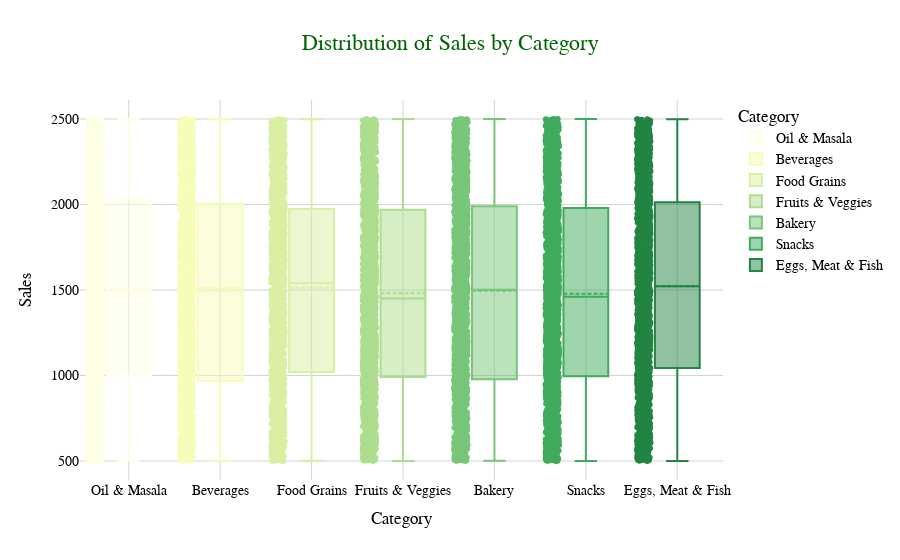

Notebook code for this chart:
### Code cell
import plotly.express as px

# Create a box plot of Sales distribution by Category with hover details
fig = px.box(
    df,
    x='Category',
    y='Sales',
    color='Category',
    color_discrete_sequence=px.colors.sequential.YlGn,
    title="Distribution of Sales by Category",
    points="all"  # Show individual data points
)

# Customize hover template to include Count, Median, and Mean
fig.update_traces(
    hovertemplate=(
        "<b>Category:</b> %{x}<br>"
        "<b>Sales:</b> %{y}<br>"
        "<extra></extra>"
    ),
    boxmean=True  # Show mean line inside box
)

# Update layout for a white dashboard style
fig.update_layout(
    plot_bgcolor='white',
    paper_bgcolor='white',
    font=dict(size=14, family="Arial", color="black"),
    xaxis=dict(showgrid=True, gridcolor='lightgrey', title="Category"),
    yaxis=dict(showgrid=True, gridcolor='lightgrey', title="Sales"),
    title=dict(x=0.5, xanchor='center', font=dict(size=22, color='darkgreen'))
)

fig.show()

### Figure 1 — Plotly figure (JSON) as saved in the notebook; plotly's stock layout.template omitted (floating-point values rounded to 4 significant figures; data arrays with more than 128 entries replaced by an {"elided": "..."} marker saying what was removed)
{"data": [{"alignmentgroup": "True", "boxmean": true, "boxpoints": "all", "hovertemplate": "<b>Category:</b> %{x}<br><b>Sales:</b> %{y}<br><extra></extra>", "legendgroup": "Oil & Masala", "marker": {"color": "rgb(255,255,229)"}, "name": "Oil & Masala", "notched": false, "offsetgroup": "Oil & Masala", "orientation": "v", "showlegend": true, "type": "box", "x": {"elided": "1361 str values"}, "x0": " ", "xaxis": "x", "y": {"elided": "1361 int values"}, "y0": " ", "yaxis": "y"}, {"alignmentgroup": "True", "boxmean": true, "boxpoints": "all", "hovertemplate": "<b>Category:</b> %{x}<br><b>Sales:</b> %{y}<br><extra></extra>", "legendgroup": "Beverages", "marker": {"color": "rgb(247,252,185)"}, "name": "Beverages", "notched": false, "offsetgroup": "Beverages", "orientation": "v", "showlegend": true, "type": "box", "x": {"elided": "1400 str values"}, "x0": " ", "xaxis": "x", "y": {"elided": "1400 int values"}, "y0": " ", "yaxis": "y"}, {"alignmentgroup": "True", "boxmean": true, "boxpoints": "all", "hovertemplate": "<b>Category:</b> %{x}<br><b>Sales:</b> %{y}<br><extra></extra>", "legendgroup": "Food Grains", "marker": {"color": "rgb(217,240,163)"}, "name": "Food Grains", "notched": false, "offsetgroup": "Food Grains", "orientation": "v", "showlegend": true, "type": "box", "x": {"elided": "1398 str values"}, "x0": " ", "xaxis": "x", "y": {"elided": "1398 int values"}, "y0": " ", "yaxis": "y"}, {"alignmentgroup": "True", "boxmean": true, "boxpoints": "all", "hovertemplate": "<b>Category:</b> %{x}<br><b>Sales:</b> %{y}<br><extra></extra>", "legendgroup": "Fruits & Veggies", "marker": {"color": "rgb(173,221,142)"}, "name": "Fruits & Veggies", "notched": false, "offsetgroup": "Fruits & Veggies", "orientation": "v", "showlegend": true, "type": "box", "x": {"elided": "1418 str values"}, "x0": " ", "xaxis": "x", "y": {"elided": "1418 int values"}, "y0": " ", "yaxis": "y"}, {"alignmentgroup": "True", "boxmean": true, "boxpoints": "all", "hovertemplate": "<b>Category:</b> %{x}<br><b>Sales:</b> %{y}<br><extra></extra>", "legendgroup": "Bakery", "marker": {"color": "rgb(120,198,121)"}, "name": "Bakery", "notched": false, "offsetgroup": "Bakery", "orientation": "v", "showlegend": true, "type": "box", "x": {"elided": "1413 str values"}, "x0": " ", "xaxis": "x", "y": {"elided": "1413 int values"}, "y0": " ", "yaxis": "y"}, {"alignmentgroup": "True", "boxmean": true, "boxpoints": "all", "hovertemplate": "<b>Category:</b> %{x}<br><b>Sales:</b> %{y}<br><extra></extra>", "legendgroup": "Snacks", "marker": {"color": "rgb(65,171,93)"}, "name": "Snacks", "notched": false, "offsetgroup": "Snacks", "orientation": "v", "showlegend": true, "type": "box", "x": {"elided": "1514 str values"}, "x0": " ", "xaxis": "x", "y": {"elided": "1514 int values"}, "y0": " ", "yaxis": "y"}, {"alignmentgroup": "True", "boxmean": true, "boxpoints": "all", "hovertemplate": "<b>Category:</b> %{x}<br><b>Sales:</b> %{y}<br><extra></extra>", "legendgroup": "Eggs, Meat & Fish", "marker": {"color": "rgb(35,132,67)"}, "name": "Eggs, Meat & Fish", "notched": false, "offsetgroup": "Eggs, Meat & Fish", "orientation": "v", "showlegend": true, "type": "box", "x": {"elided": "1490 str values"}, "x0": " ", "xaxis": "x", "y": {"elided": "1490 int values"}, "y0": " ", "yaxis": "y"}], "layout": {"boxmode": "overlay", "font": {"color": "black", "family": "Arial", "size": 14}, "legend": {"title": {"text": "Category"}, "tracegroupgap": 0}, "paper_bgcolor": "white", "plot_bgcolor": "white", "title": {"font": {"color": "darkgreen", "size": 22}, "text": "Distribution of Sales by Category", "x": 0.5, "xanchor": "center"}, "xaxis": {"anchor": "y", "categoryarray": ["Oil & Masala", "Beverages", "Food Grains", "Fruits & Veggies", "Bakery", "Snacks", "Eggs, Meat & Fish"], "categoryorder": "array", "domain": [0, 1], "gridcolor": "lightgrey", "showgrid": true, "title": {"text": "Category"}}, "yaxis": {"anchor": "x", "domain": [0, 1], "gridcolor": "lightgrey", "showgrid": true, "title": {"text": "Sales"}}}}
